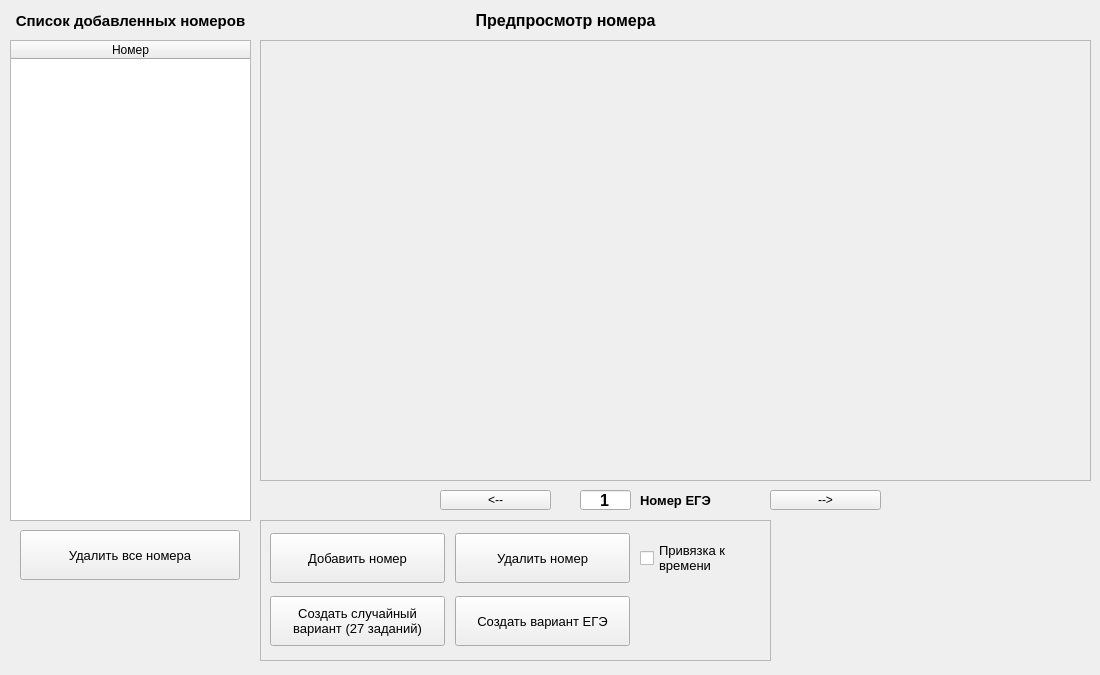
<?xml version="1.0" encoding="UTF-8"?>
<ui version="4.0">
 <class>Form</class>
 <widget class="QWidget" name="Form">
  <property name="geometry">
   <rect>
    <x>0</x>
    <y>0</y>
    <width>1100</width>
    <height>675</height>
   </rect>
  </property>
  <property name="windowTitle">
   <string>Генератор вариантов</string>
  </property>
  <widget class="QTableWidget" name="tableWidget">
   <property name="geometry">
    <rect>
     <x>10</x>
     <y>40</y>
     <width>241</width>
     <height>481</height>
    </rect>
   </property>
   <attribute name="horizontalHeaderStretchLastSection">
    <bool>true</bool>
   </attribute>
   <attribute name="verticalHeaderStretchLastSection">
    <bool>false</bool>
   </attribute>
   <column>
    <property name="text">
     <string>Номер</string>
    </property>
   </column>
  </widget>
  <widget class="QFrame" name="backgroundFrame">
   <property name="geometry">
    <rect>
     <x>260</x>
     <y>40</y>
     <width>831</width>
     <height>441</height>
    </rect>
   </property>
   <property name="frameShape">
    <enum>QFrame::StyledPanel</enum>
   </property>
   <property name="frameShadow">
    <enum>QFrame::Raised</enum>
   </property>
   <widget class="QLabel" name="preview">
    <property name="geometry">
     <rect>
      <x>10</x>
      <y>10</y>
      <width>811</width>
      <height>421</height>
     </rect>
    </property>
    <property name="text">
     <string/>
    </property>
   </widget>
  </widget>
  <widget class="QLabel" name="previewExam">
   <property name="geometry">
    <rect>
     <x>430</x>
     <y>10</y>
     <width>271</width>
     <height>21</height>
    </rect>
   </property>
   <property name="font">
    <font>
     <pointsize>12</pointsize>
     <weight>75</weight>
     <bold>true</bold>
    </font>
   </property>
   <property name="text">
    <string>Предпросмотр номера</string>
   </property>
   <property name="alignment">
    <set>Qt::AlignCenter</set>
   </property>
  </widget>
  <widget class="QToolButton" name="left">
   <property name="geometry">
    <rect>
     <x>440</x>
     <y>490</y>
     <width>111</width>
     <height>20</height>
    </rect>
   </property>
   <property name="text">
    <string>&lt;--</string>
   </property>
  </widget>
  <widget class="QLabel" name="list">
   <property name="geometry">
    <rect>
     <x>10</x>
     <y>10</y>
     <width>241</width>
     <height>21</height>
    </rect>
   </property>
   <property name="font">
    <font>
     <pointsize>11</pointsize>
     <weight>75</weight>
     <bold>true</bold>
    </font>
   </property>
   <property name="text">
    <string>Список добавленных номеров</string>
   </property>
   <property name="alignment">
    <set>Qt::AlignCenter</set>
   </property>
  </widget>
  <widget class="QFrame" name="backgroundFrame2">
   <property name="geometry">
    <rect>
     <x>260</x>
     <y>520</y>
     <width>511</width>
     <height>141</height>
    </rect>
   </property>
   <property name="frameShape">
    <enum>QFrame::StyledPanel</enum>
   </property>
   <property name="frameShadow">
    <enum>QFrame::Raised</enum>
   </property>
   <widget class="QWidget" name="gridLayoutWidget">
    <property name="geometry">
     <rect>
      <x>0</x>
      <y>0</y>
      <width>511</width>
      <height>141</height>
     </rect>
    </property>
    <layout class="QGridLayout" name="gridLayout">
     <property name="leftMargin">
      <number>10</number>
     </property>
     <property name="topMargin">
      <number>10</number>
     </property>
     <property name="rightMargin">
      <number>10</number>
     </property>
     <property name="bottomMargin">
      <number>10</number>
     </property>
     <property name="spacing">
      <number>10</number>
     </property>
     <item row="0" column="1">
      <widget class="QPushButton" name="remoteQuestionBtn">
       <property name="minimumSize">
        <size>
         <width>175</width>
         <height>50</height>
        </size>
       </property>
       <property name="maximumSize">
        <size>
         <width>175</width>
         <height>50</height>
        </size>
       </property>
       <property name="font">
        <font>
         <family>MS Shell Dlg 2</family>
         <pointsize>10</pointsize>
         <kerning>true</kerning>
        </font>
       </property>
       <property name="toolTip">
        <string/>
       </property>
       <property name="styleSheet">
        <string notr="true"/>
       </property>
       <property name="text">
        <string>Удалить номер</string>
       </property>
       <property name="default">
        <bool>false</bool>
       </property>
      </widget>
     </item>
     <item row="1" column="0">
      <widget class="QPushButton" name="createRandomBtn">
       <property name="minimumSize">
        <size>
         <width>175</width>
         <height>50</height>
        </size>
       </property>
       <property name="maximumSize">
        <size>
         <width>175</width>
         <height>50</height>
        </size>
       </property>
       <property name="font">
        <font>
         <pointsize>10</pointsize>
        </font>
       </property>
       <property name="text">
        <string>Создать случайный
вариант (27 заданий)</string>
       </property>
      </widget>
     </item>
     <item row="0" column="2">
      <widget class="QCheckBox" name="timeAttached">
       <property name="minimumSize">
        <size>
         <width>0</width>
         <height>50</height>
        </size>
       </property>
       <property name="maximumSize">
        <size>
         <width>150</width>
         <height>50</height>
        </size>
       </property>
       <property name="font">
        <font>
         <pointsize>10</pointsize>
        </font>
       </property>
       <property name="text">
        <string>Привязка к
времени</string>
       </property>
      </widget>
     </item>
     <item row="0" column="0">
      <widget class="QPushButton" name="addQuestionBtn">
       <property name="minimumSize">
        <size>
         <width>175</width>
         <height>50</height>
        </size>
       </property>
       <property name="maximumSize">
        <size>
         <width>175</width>
         <height>50</height>
        </size>
       </property>
       <property name="font">
        <font>
         <family>MS Shell Dlg 2</family>
         <pointsize>10</pointsize>
         <kerning>true</kerning>
        </font>
       </property>
       <property name="toolTip">
        <string/>
       </property>
       <property name="styleSheet">
        <string notr="true"/>
       </property>
       <property name="text">
        <string>Добавить номер</string>
       </property>
       <property name="default">
        <bool>false</bool>
       </property>
      </widget>
     </item>
     <item row="1" column="1">
      <widget class="QPushButton" name="createExamBtn">
       <property name="minimumSize">
        <size>
         <width>175</width>
         <height>50</height>
        </size>
       </property>
       <property name="maximumSize">
        <size>
         <width>175</width>
         <height>50</height>
        </size>
       </property>
       <property name="font">
        <font>
         <family>MS Shell Dlg 2</family>
         <pointsize>10</pointsize>
         <kerning>true</kerning>
        </font>
       </property>
       <property name="toolTip">
        <string/>
       </property>
       <property name="styleSheet">
        <string notr="true"/>
       </property>
       <property name="text">
        <string>Создать вариант ЕГЭ</string>
       </property>
       <property name="default">
        <bool>false</bool>
       </property>
      </widget>
     </item>
    </layout>
   </widget>
  </widget>
  <widget class="QToolButton" name="right">
   <property name="geometry">
    <rect>
     <x>770</x>
     <y>490</y>
     <width>111</width>
     <height>20</height>
    </rect>
   </property>
   <property name="text">
    <string>--&gt;</string>
   </property>
  </widget>
  <widget class="QLabel" name="label">
   <property name="geometry">
    <rect>
     <x>640</x>
     <y>480</y>
     <width>91</width>
     <height>41</height>
    </rect>
   </property>
   <property name="font">
    <font>
     <pointsize>10</pointsize>
     <weight>75</weight>
     <bold>true</bold>
    </font>
   </property>
   <property name="text">
    <string>Номер ЕГЭ</string>
   </property>
  </widget>
  <widget class="QLineEdit" name="numberEdit">
   <property name="geometry">
    <rect>
     <x>580</x>
     <y>490</y>
     <width>51</width>
     <height>20</height>
    </rect>
   </property>
   <property name="font">
    <font>
     <pointsize>12</pointsize>
     <weight>75</weight>
     <bold>true</bold>
    </font>
   </property>
   <property name="text">
    <string>1</string>
   </property>
   <property name="alignment">
    <set>Qt::AlignCenter</set>
   </property>
  </widget>
  <widget class="QPushButton" name="clearTableBtn">
   <property name="geometry">
    <rect>
     <x>20</x>
     <y>530</y>
     <width>220</width>
     <height>50</height>
    </rect>
   </property>
   <property name="minimumSize">
    <size>
     <width>220</width>
     <height>50</height>
    </size>
   </property>
   <property name="maximumSize">
    <size>
     <width>220</width>
     <height>50</height>
    </size>
   </property>
   <property name="font">
    <font>
     <family>MS Shell Dlg 2</family>
     <pointsize>10</pointsize>
     <kerning>true</kerning>
    </font>
   </property>
   <property name="toolTip">
    <string/>
   </property>
   <property name="styleSheet">
    <string notr="true"/>
   </property>
   <property name="text">
    <string>Удалить все номера</string>
   </property>
   <property name="default">
    <bool>false</bool>
   </property>
  </widget>
 </widget>
 <resources/>
 <connections/>
</ui>
